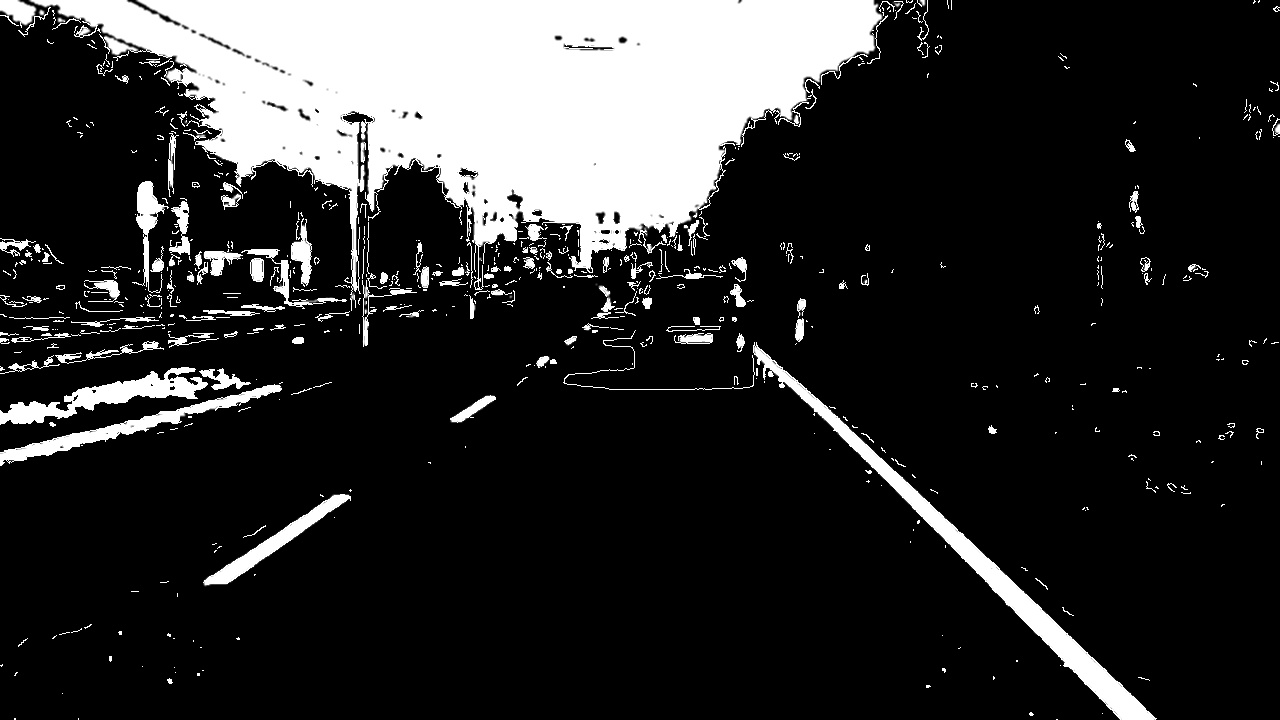
#> input picture img/highlighted.jpg, 1280 x 720 px
$ python -i pre_processing.py   (imports and definitions only)
#> lines starting #> are read from the running program, lines starting #| are printed output that depends on the picture; after the words box and inside, x2 and y2 are one past the last pixel; in counts of white or black regions, pixels touching at a corner belong together
#> further down, picture is the input picture: shape (720, 1280, 3); min 0, max 255, mean 45.5
import cv2
import matplotlib.pyplot as plt
import numpy as np
from numpy.typing import NDArray


def highlight_lines(
    image: NDArray[np.uint8],
    gaussian_ksize: int = 3,
    apply_edge_detection: bool = True,
    plot: bool = False,
) -> NDArray[np.uint8]:
    """Isolate lane indicators from image

    Parameters
    ----------
    image : NDArray[np.uint8]
        the image on which the lane lines should be isolated
    gaussian_ksize : int, optional
        size of gaussian filter, by default 3
    apply_edge_detection : bool, optional
        whether or not edge detection should be applied, by default True
    plot : bool, optional
        whether or not the result should be plotted, by default False

    Returns
    -------
    NDArray[np.uint8]
        image with the lane lines being highlighted
    """
#> called with gaussian_ksize = 3, apply_edge_detection = True, plot = False

    # Convert to HLS to apply useful thresholds easier
    image_hls = cv2.cvtColor(image, cv2.COLOR_BGR2HLS)
#> image_hls: shape (720, 1280, 3); mean of channels 0, 1, 2 0, 45.5, 0

    height = image.shape[0]
#> height = 720

    # divide image into multiple strips
    strip_num = 4
    highlighted_strips: list[NDArray[np.uint8]] = []

    for i in range(strip_num):
        # calculate y range for current strip
        y_min = int(height * (i / strip_num))
        y_max = int(height * ((i + 1) / strip_num))

        # isolate relevant channels
        cur_light_channel_strip = image_hls[y_min:y_max, :, 1]
        cur_saturation_channel_strip = image_hls[y_min:y_max, :, 2]
        cur_red_channel_strip = image[y_min:y_max, :, 2]

        # calculate the mean of the light channel
        cur_light_channel_strip_mean = np.mean(cur_light_channel_strip)

        # apply threshold to light channel
        _, light_channel_strip_binary = cv2.threshold(
            cur_light_channel_strip, thresh=190, maxval=255, type=cv2.THRESH_BINARY
        )

        # apply different thresholds based on the light channel mean for the current strip
        # this is useful because dark areas require other thresholds than extremely light areas
        if 65 < cur_light_channel_strip_mean < 140:
            _, saturation_channel_strip_binary = cv2.threshold(
                cur_saturation_channel_strip, thresh=50, maxval=255, type=cv2.THRESH_BINARY
            )
            _, red_channel_strip_binary = cv2.threshold(
                cur_red_channel_strip, thresh=160, maxval=255, type=cv2.THRESH_BINARY
            )
        elif cur_light_channel_strip_mean > 140:
            _, saturation_channel_strip_binary = cv2.threshold(
                cur_saturation_channel_strip, thresh=50, maxval=255, type=cv2.THRESH_BINARY
            )
            _, red_channel_strip_binary = cv2.threshold(
                cur_red_channel_strip, thresh=180, maxval=255, type=cv2.THRESH_BINARY
            )
            _, light_channel_strip_binary = cv2.threshold(
                cur_light_channel_strip, thresh=220, maxval=255, type=cv2.THRESH_BINARY
            )

        else:
            _, saturation_channel_strip_binary = cv2.threshold(
                cur_saturation_channel_strip, thresh=50, maxval=255, type=cv2.THRESH_BINARY
            )
            _, red_channel_strip_binary = cv2.threshold(
                cur_red_channel_strip, thresh=30, maxval=255, type=cv2.THRESH_BINARY
            )

        # apply blur to filtered light channel
        light_channel_strip_binary_blurred: NDArray[np.uint8] = cv2.GaussianBlur(
            light_channel_strip_binary, ksize=(gaussian_ksize, gaussian_ksize), sigmaX=0
        )

        # combine results from thresholding of the saturation and red channel
        red_saturation_binary: NDArray[np.uint8] = cv2.bitwise_and(
            saturation_channel_strip_binary, red_channel_strip_binary
        )
        # add thresholded light channel result to combination of red and saturation threshold result
        highlighted_strip: NDArray[np.uint8] = cv2.bitwise_or(red_saturation_binary, light_channel_strip_binary_blurred)
        highlighted_strips.append(highlighted_strip)
#> this loop made 4 passes
#> cur_light_channel_strip_mean on passes 1 to 4: 126.2, 32.54, 15.18, 7.93
#> pass 1, in highlight_lines, `cur_light_channel_strip = image_hls[y_min:y_max, :, 1]`:
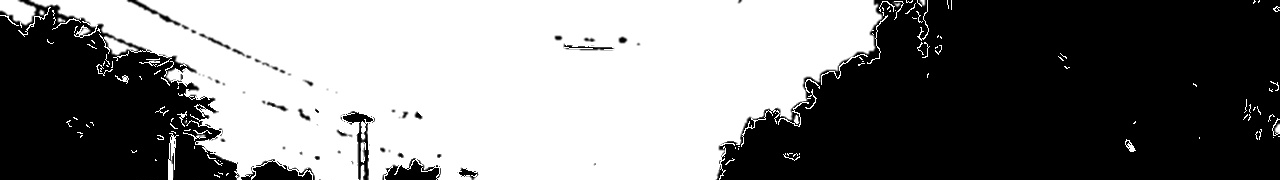
#> cur_light_channel_strip: shape (180, 1280); min 0, max 255, mean 126.2
#> pass 1, in highlight_lines, `_, light_channel_strip_binary = cv2.threshold( cur_light_channel_strip..`:
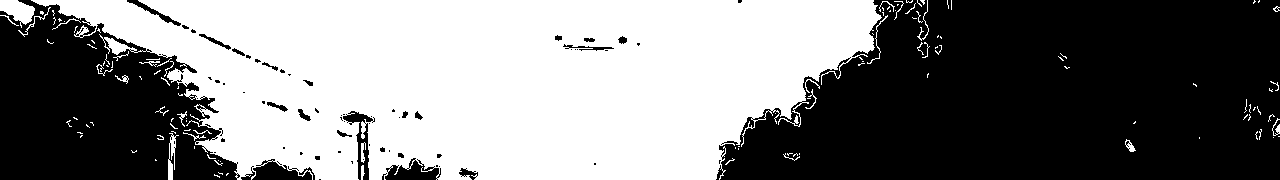
#> light_channel_strip_binary: shape (180, 1280); 49.1% white; 126 white regions (95 under 20 px), largest, box (x1, y1, x2, y2) and area: (31, 0, 882, 180) 110492, (0, 0, 35, 28) 558, (168, 133, 179, 180) 223
#> pass 1, in highlight_lines, `_, red_channel_strip_binary = cv2.threshold( cur_red_channel_strip, th..`:
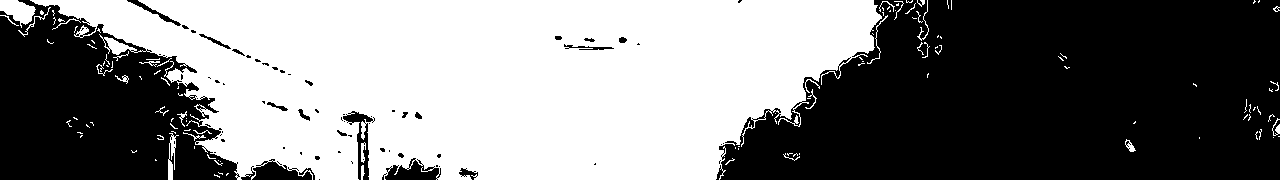
#> red_channel_strip_binary: shape (180, 1280); 49.3% white; 123 white regions (92 under 20 px), largest, box (x1, y1, x2, y2) and area: (30, 0, 882, 180) 110947, (0, 0, 36, 28) 575, (168, 133, 179, 180) 224
#> after the loop:
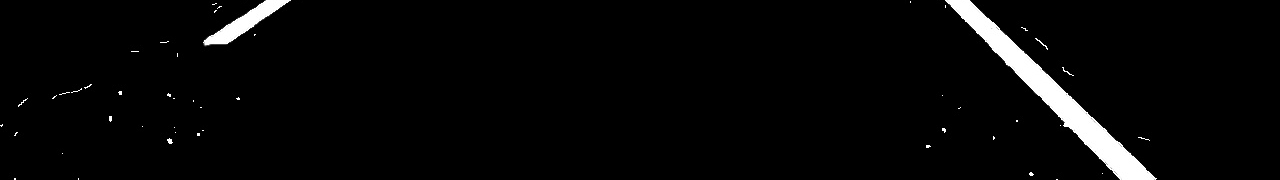
#> cur_light_channel_strip: shape (180, 1280); min 0, max 255, mean 7.9
#> after the loop: light_channel_strip_binary: shape (180, 1280); 3.1% white; 48 white regions (44 under 20 px), largest, box (x1, y1, x2, y2) and area: (945, 0, 1157, 180) 5585, (203, 0, 291, 45) 1168, (1035, 38, 1048, 50) 24, (167, 138, 173, 144) 23
#> after the loop, highlighted_strips = 4 items

    # combine result of all strips to one image
    highlighted_image = np.concatenate(highlighted_strips, axis=0)

    if apply_edge_detection:

        # apply canny edge detection to original image
        original_canny: NDArray[np.uint8] = cv2.Canny(image, threshold1=190, threshold2=230)
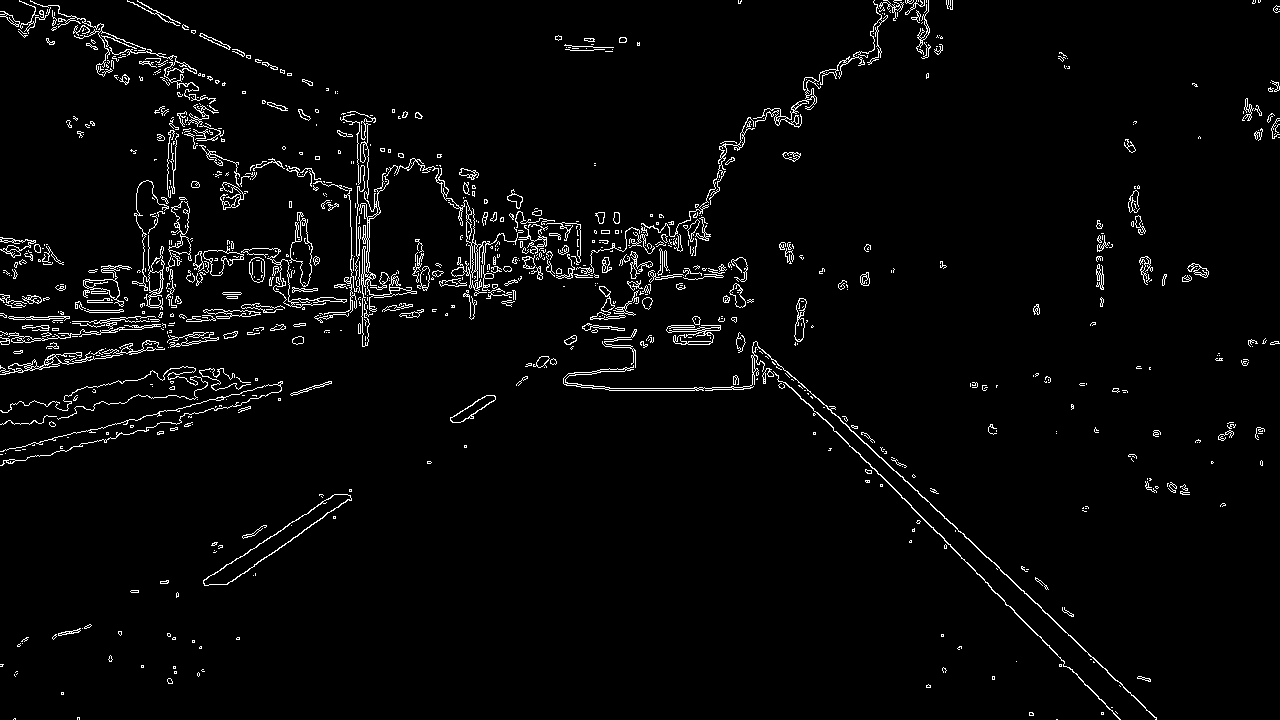
#> original_canny: shape (720, 1280); 3% white in thin lines or dots

        # add result of canny edge detection to thresholding result
        highlighted_image = cv2.bitwise_or(highlighted_image, original_canny).astype(np.uint8)
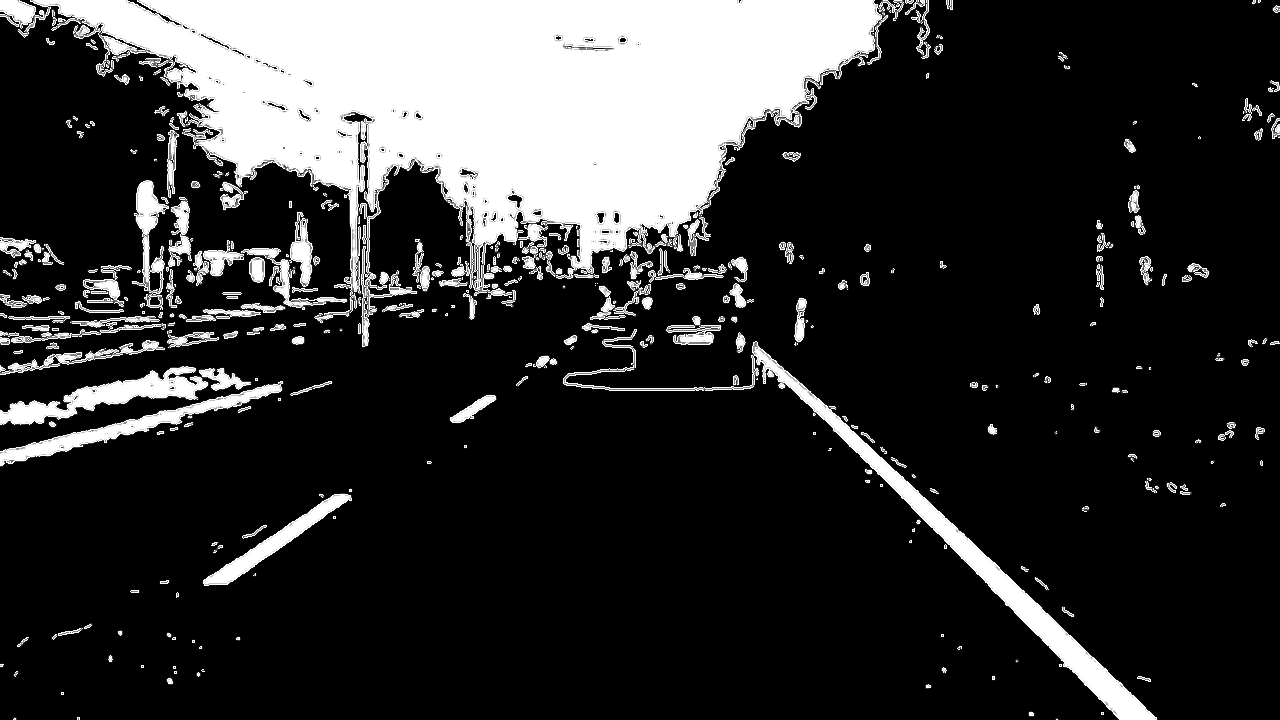
#> highlighted_image: shape (720, 1280); min 0, max 255, mean 49.8

    # plot image if needed
    if plot:
        figure = plt.figure(figsize=(10, 10))
        plot_count_x = 3 if apply_edge_detection else 2
        plot_count_y = 3

        orignial_image_rgb = cv2.cvtColor(image, cv2.COLOR_BGR2RGB)
        orignal_image_plot = figure.add_subplot(plot_count_y, plot_count_x, 1)
        orignal_image_plot.set_title("Orignal Image")
        orignal_image_plot.imshow(orignial_image_rgb)

        red_saturation_lightness_plot = figure.add_subplot(plot_count_y, plot_count_x, 6)
        red_saturation_lightness_plot.set_title("Red and Saturation or Lightness")
        red_saturation_lightness_plot.imshow(highlighted_image, cmap="gray")

        plt.show()

        while 1:
            if cv2.waitKey(0):
                break

        cv2.destroyAllWindows()

    return highlighted_image


# [107 lines left out: functions get_transformation_matrices, perspective_transform, calculate_histogram, not called in this run]

>>> import cv2
>>> picture = cv2.imread('../img/highlighted.jpg')
>>> result = highlight_lines(picture)
